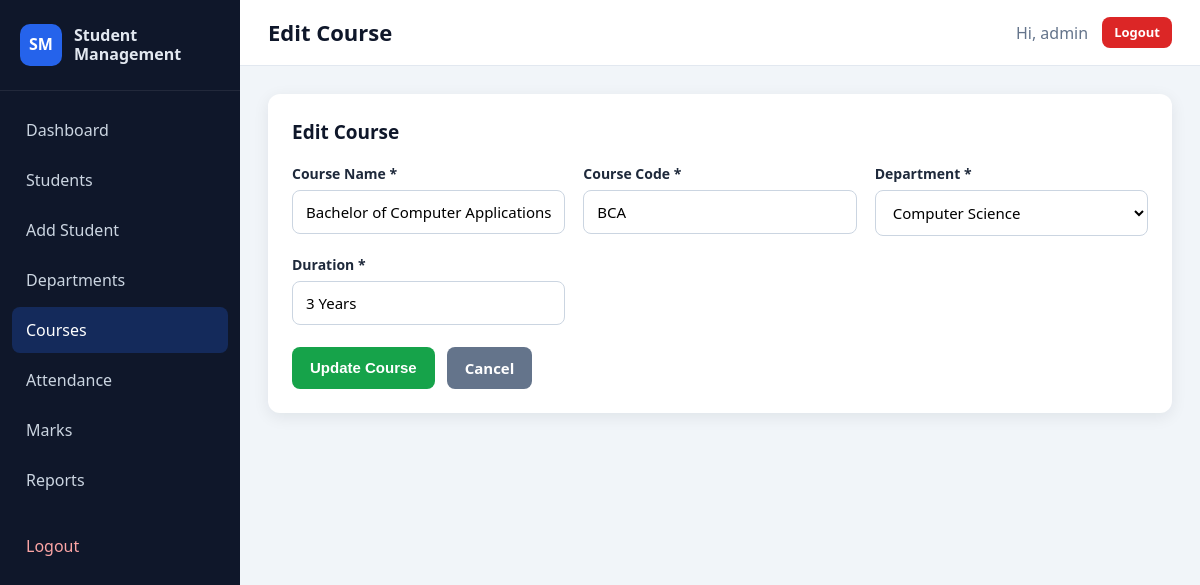
The page /edit_course.php?id=1 (signed in) on the database its author committed.
### tables this page shows
CREATE TABLE courses (
    id INT AUTO_INCREMENT PRIMARY KEY,
    course_name VARCHAR(100) NOT NULL,
    course_code VARCHAR(15) NOT NULL UNIQUE,
    department_id INT NOT NULL,
    duration VARCHAR(30) NOT NULL,
    created_at TIMESTAMP DEFAULT CURRENT_TIMESTAMP,
    CONSTRAINT fk_courses_department FOREIGN KEY (department_id)
        REFERENCES departments (id) ON DELETE RESTRICT
);

CREATE TABLE departments (
    id INT AUTO_INCREMENT PRIMARY KEY,
    department_name VARCHAR(100) NOT NULL,
    department_code VARCHAR(10) NOT NULL UNIQUE,
    created_at TIMESTAMP DEFAULT CURRENT_TIMESTAMP
);

### includes/auth.php (called while the page is built, shortened)
<?php
function e($value)
{
    return htmlspecialchars((string) $value, ENT_QUOTES, 'UTF-8');
}
function fetch_rows(mysqli $conn, $sql, $types = '', array $params = [])
{
    if (empty($params)) {
        $result = $conn->query($sql);
    } else {
        $stmt = $conn->prepare($sql);
        $stmt->bind_param($types, ...$params);
        $stmt->execute();
        $result = $stmt->get_result();
    }
    return $result->fetch_all(MYSQLI_ASSOC);
}
function fetch_row(mysqli $conn, $sql, $types = '', array $params = [])
{
    $rows = fetch_rows($conn, $sql, $types, $params);
    return $rows[0] ?? null;
}

### edit_course.php (the view, shortened to what this page needs)
<?php
require_once __DIR__ . '/config/db.php';
require_once __DIR__ . '/includes/auth.php';
$courseId = (int) ($_GET['id'] ?? $_POST['id'] ?? 0);
$course = fetch_row($conn, 'SELECT * FROM courses WHERE id = ?', 'i', [$courseId]);
$departments = fetch_rows($conn, 'SELECT id, department_name, department_code FROM departments ORDER BY department_name');
$courseName = $course['course_name'];
$courseCode = $course['course_code'];
$departmentId = (int) $course['department_id'];
$duration = $course['duration'];
require_once __DIR__ . '/includes/header.php';
?>
<div class="card">
    <h2>Edit Course</h2>
    <form method="POST" action="edit_course.php?id=<?= $courseId ?>">
        <div class="form-grid">
            <div class="form-group">
                <label for="course_name">Course Name *</label>
                <input type="text" id="course_name" name="course_name" maxlength="100" required value="<?= e($courseName) ?>">
            </div>
            <div class="form-group">
                <label for="course_code">Course Code *</label>
                <input type="text" id="course_code" name="course_code" maxlength="15" required value="<?= e($courseCode) ?>">
            </div>
            <div class="form-group">
                <label for="department_id">Department *</label>
                <select id="department_id" name="department_id" required>
                    <?php foreach ($departments as $department): ?>
                        <option value="<?= (int) $department['id'] ?>" <?= $departmentId === (int) $department['id'] ? 'selected' : '' ?>>
                            <?= e($department['department_name']) ?>
                        </option>
                    <?php endforeach; ?>
                </select>
            </div>
            <div class="form-group">
                <label for="duration">Duration *</label>
                <input type="text" id="duration" name="duration" maxlength="30" required value="<?= e($duration) ?>">
            </div>
        </div>
        <div class="form-actions">
            <button type="submit" class="btn btn-success">Update Course</button>
            <a href="courses.php" class="btn btn-secondary">Cancel</a>
        </div>
    </form>
</div>
<?php require_once __DIR__ . '/includes/footer.php'; ?>

### assets/css/style.css (style rules this page uses)
:root { --primary: #2563eb; --primary-dark: #1d4ed8; --success: #16a34a; --danger: #dc2626; --warning: #d97706; --dark: #0f172a; --sidebar: #0f172a; --text: #1e293b; --muted: #64748b; --border: #e2e8f0; --background: #f1f5f9; --card: #ffffff; --radius: 12px; --shadow: 0 4px 16px rgba(15, 23, 42, 0.08); }
* { box-sizing: border-box; margin: 0; padding: 0; }
body { font-family: "Segoe UI", Roboto, Arial, sans-serif; background: var(--background); color: var(--text); line-height: 1.5; min-height: 100vh; }
a { color: var(--primary); text-decoration: none; }
h1, h2, h3 { color: var(--dark); }
.card { background: var(--card); border-radius: var(--radius); box-shadow: var(--shadow); padding: 24px; margin-bottom: 24px; }
.card h2 { font-size: 19px; margin-bottom: 16px; }
.btn { display: inline-block; border: none; border-radius: 8px; padding: 10px 18px; font-size: 15px; font-weight: 600; cursor: pointer; color: #fff; background: var(--primary); transition: background 0.2s, transform 0.1s; text-align: center; }
.btn-success { background: var(--success); }
.btn-secondary { background: #64748b; }
.form-grid { display: grid; grid-template-columns: repeat(auto-fit, minmax(240px, 1fr)); gap: 18px; }
.form-group { display: flex; flex-direction: column; gap: 6px; }
.form-group label { font-weight: 600; font-size: 14px; }
.form-group input, .form-group select, .form-group textarea { padding: 11px 13px; border: 1px solid #cbd5e1; border-radius: 8px; font-size: 15px; font-family: inherit; background: #fff; width: 100%; }
.form-actions { margin-top: 22px; display: flex; gap: 12px; flex-wrap: wrap; }

### rows shown on the page
courses: course_name "Bachelor of Computer Applications", course_code "BCA", department_id "Computer Science", duration "3 Years"

### other values the page prints
$pageTitle "Edit Course"
$_SESSION['admin_username'] "admin"
